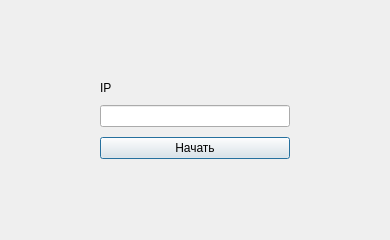
<?xml version="1.0" encoding="UTF-8"?>
<ui version="4.0">
 <class>Address</class>
 <widget class="QDialog" name="Address">
  <property name="geometry">
   <rect>
    <x>0</x>
    <y>0</y>
    <width>390</width>
    <height>240</height>
   </rect>
  </property>
  <property name="windowTitle">
   <string>Dialog</string>
  </property>
  <layout class="QVBoxLayout" name="verticalLayout">
   <property name="spacing">
    <number>30</number>
   </property>
   <property name="leftMargin">
    <number>100</number>
   </property>
   <property name="topMargin">
    <number>70</number>
   </property>
   <property name="rightMargin">
    <number>100</number>
   </property>
   <property name="bottomMargin">
    <number>70</number>
   </property>
   <item>
    <layout class="QVBoxLayout" name="verticalLayout_2">
     <property name="spacing">
      <number>10</number>
     </property>
     <item>
      <widget class="QLabel" name="label">
       <property name="sizePolicy">
        <sizepolicy hsizetype="Preferred" vsizetype="Fixed">
         <horstretch>0</horstretch>
         <verstretch>0</verstretch>
        </sizepolicy>
       </property>
       <property name="text">
        <string>IP</string>
       </property>
      </widget>
     </item>
     <item>
      <widget class="QLineEdit" name="lineEdit">
       <property name="sizePolicy">
        <sizepolicy hsizetype="Preferred" vsizetype="Fixed">
         <horstretch>0</horstretch>
         <verstretch>0</verstretch>
        </sizepolicy>
       </property>
       <property name="alignment">
        <set>Qt::AlignCenter</set>
       </property>
      </widget>
     </item>
     <item>
      <widget class="QPushButton" name="pushButton">
       <property name="sizePolicy">
        <sizepolicy hsizetype="Minimum" vsizetype="Fixed">
         <horstretch>0</horstretch>
         <verstretch>0</verstretch>
        </sizepolicy>
       </property>
       <property name="text">
        <string>Начать</string>
       </property>
      </widget>
     </item>
    </layout>
   </item>
  </layout>
 </widget>
 <resources/>
 <connections/>
</ui>
